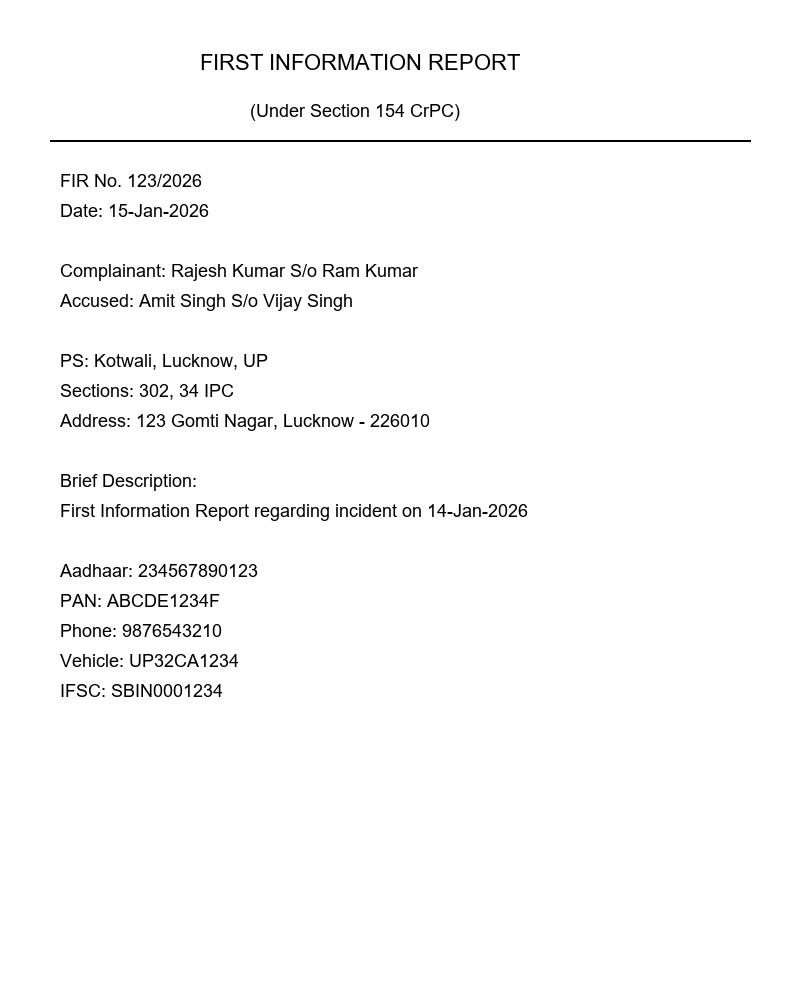
#> input picture sample_docs/fir_001.png, 800 x 1000 px
$ python -i preprocessing.py   (imports and definitions only)
#> lines starting #> are read from the running program, lines starting #| are printed output that depends on the picture
#> further down, picture is the input picture: PIL image 800x1000 RGB; min 0, max 255, mean 250
"""Image preprocessing for poor scan quality.

Applies image transformations to improve OCR accuracy on scanned
documents that have skew, noise, or poor contrast. Only applies
preprocessing when the image quality is detected as poor.
"""
from PIL import Image, ImageFilter, ImageEnhance
import numpy as np
import logging

logger = logging.getLogger(__name__)


def needs_preprocessing(image: Image.Image) -> bool:
    """Detect if an image needs preprocessing.

    Checks three quality indicators:
    - Low standard deviation → flat/low-contrast image
    - Low mean brightness → underexposed scan
    - High mean brightness → overexposed/washed-out scan

    Returns:
        True if image quality is poor and needs preprocessing.
    """
    img_array = np.array(image.convert("L"))
    std_dev = np.std(img_array)
#> std_dev = 31.99
    mean_val = np.mean(img_array)
#> mean_val = 250
    return std_dev < 40 or mean_val < 80 or mean_val > 200


def deskew(image: Image.Image) -> Image.Image:
    """Correct rotation/skew in document images.

    Uses edge detection to estimate the dominant angle of text lines,
    then rotates the image to correct any skew.
    """
    img_array = np.array(image.convert("L"))
    edges = np.array(image.convert("L").filter(ImageFilter.FIND_EDGES))
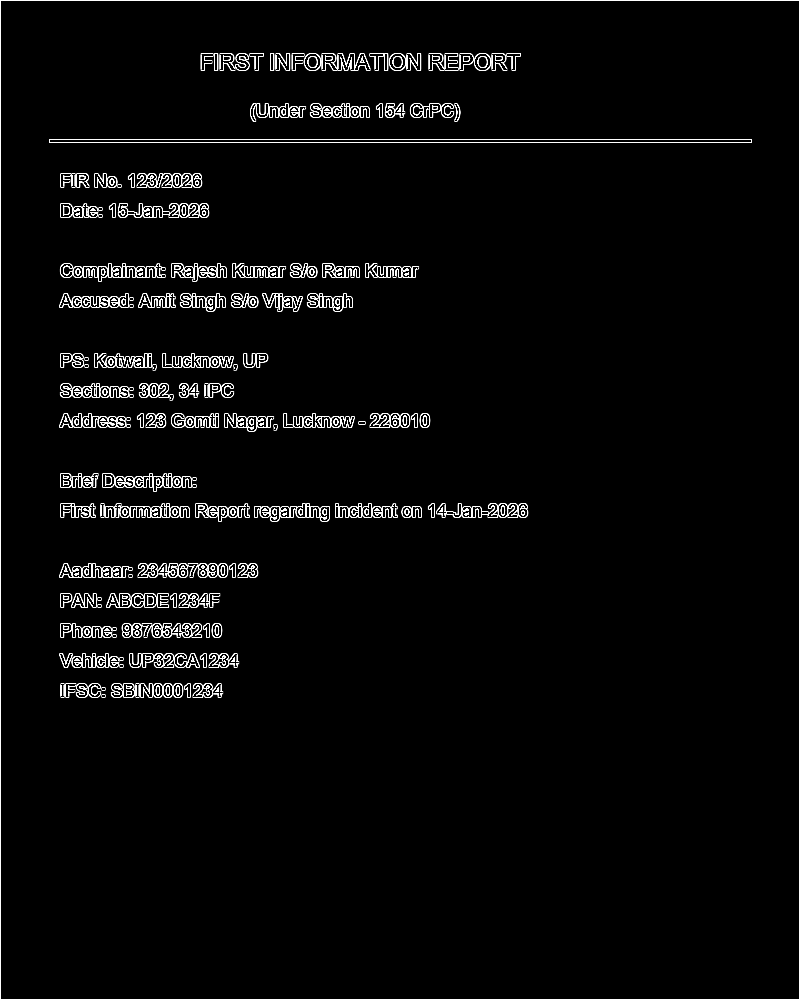
#> edges: shape (1000, 800); min 0, max 255, mean 8.9

    rows_sum = np.sum(edges, axis=1)
#> rows_sum = 1000 values, max 204000 at index 0, min 510 at index 1, mean 7132.7
    cols_sum = np.sum(edges, axis=0)
#> cols_sum = 800 values, max 255000 at index 0, min 510 at index 1, mean 8915.9

    if np.max(rows_sum) == 0 or np.max(cols_sum) == 0:
        return image

    rows_center = np.argmax(rows_sum) / len(rows_sum)
#> rows_center = 0
    cols_center = np.argmax(cols_sum) / len(cols_sum)
#> cols_center = 0

    center = (image.width / 2, image.height / 2)
#> center = (400, 500)
    rotation = np.arctan2(cols_center - 0.5, rows_center - 0.5) * (180 / np.pi)
#> rotation = -135

    # Only correct significant skew (> 0.5 degrees)
    if abs(rotation) < 0.5:
        return image

    return image.rotate(rotation, resample=Image.BICUBIC, expand=False, fillcolor="white")
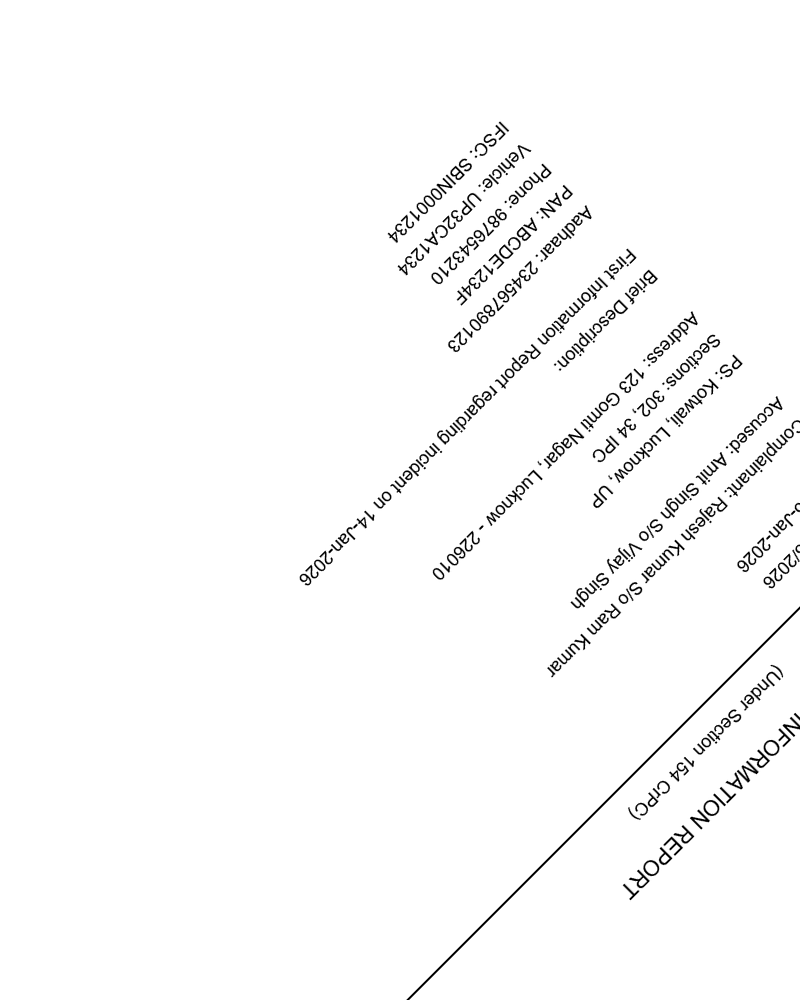
#> returned value: PIL image 800x1000 RGB; min 0, max 255, mean 250.1


def denoise(image: Image.Image) -> Image.Image:
    """Remove noise from scanned documents.

    Uses a median filter which is effective at removing salt-and-pepper
    noise while preserving text edges.
    """
    return image.filter(ImageFilter.MedianFilter(size=3))


def normalize_contrast(image: Image.Image) -> Image.Image:
    """Normalize contrast for poor scans.

    Increases contrast by 50% to make text more readable.
    """
    enhancer = ImageEnhance.Contrast(image)
    return enhancer.enhance(1.5)


def preprocess_image(image: Image.Image) -> Image.Image:
    """Apply full preprocessing pipeline for poor quality scans.

    Only applies preprocessing if the image is detected as poor quality.
    Pipeline: deskew → denoise → contrast normalization.

    Args:
        image: Input PIL Image.

    Returns:
        Preprocessed image (or original if quality is acceptable).
    """
    if not needs_preprocessing(image):
        return image

    logger.info("Applying preprocessing to poor quality scan")
    processed = deskew(image)
    processed = denoise(processed)
    processed = normalize_contrast(processed)
    return processed

>>> from PIL import Image
>>> picture = Image.open('../../sample_docs/fir_001.png')
>>> result = preprocess_image(picture)
